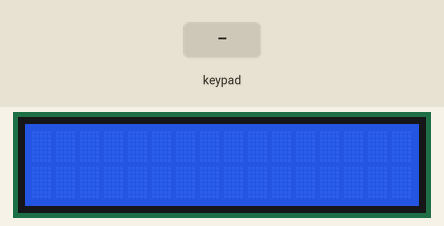
Recording of a sketch running on a simulated Arduino Uno, built with avr-gcc and run on an emulated ATmega328P. On the bench: 16×2 character LCD. The inputs (shaded band) are chosen by the test bench. What the sketch prints to the serial monitor is not drawn.

Above: at 1.2 s.
1.3 s: keypad keys 8 7 6 5 # pressed 0.4 s apart
At 3.6 s:
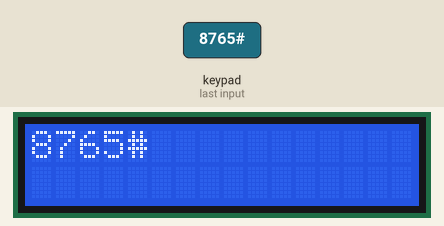
4.8 s: key '*' pressed
At 5.1 s:
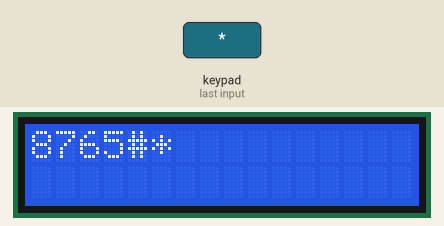
6.3 s: keypad keys 4 3 2 # pressed 0.4 s apart
At 8.3 s:
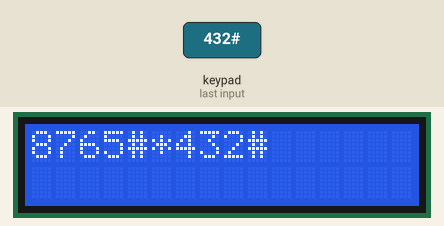
9.4 s: key '#' pressed
At 9.7 s:
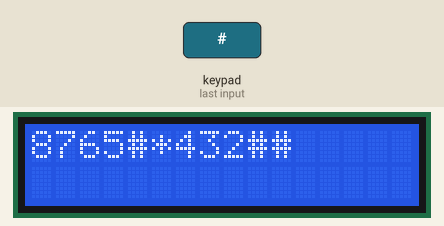
10.9 s: keypad keys 1 3 9 7 # pressed 0.4 s apart
At 13.6 s:
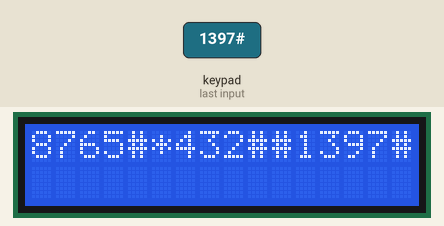
14.4 s: keypad keys 8 7 6 5 * pressed 0.4 s apart
At 17.1 s:
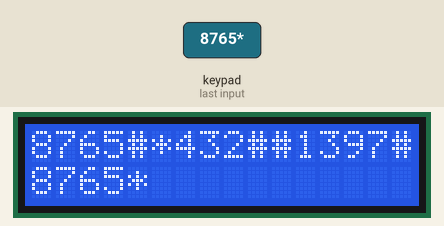
Timing chart, 0 to 18.6 s (numbered marks = the images above; inputs shaded):
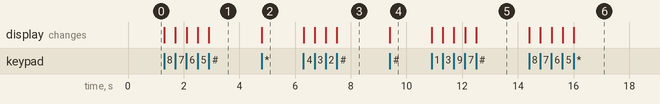

Measured:
- after the input at 1.3 s, the display: first changes at once (image 1 shows a later state)
- after the input at 4.8 s, the display: changes at once (image 2)
- after the input at 6.3 s, the display: first changes at once (image 3 shows a later state)
- after the input at 9.4 s, the display: changes at once (image 4)
- after the input at 10.9 s, the display: first changes at once (image 5 shows a later state)
- after the input at 14.4 s, the display: first changes at once (image 6 shows a later state)

The sketch:

sketch_mar22a.ino
```cpp
#include <Wire.h>
#include <LCD.h>
#include <LiquidCrystal_I2C.h>
#include <Keypad.h>

#define I2C_ADDR 0x3F // <
#define BACKLIGHT_PIN 3

const byte ROWS = 4; //four rows
const byte COLS = 3; //three columns
char keys[ROWS][COLS] = {
  {'1','2','3'},
  {'4','5','6'},
  {'7','8','9'},
  {'*','0','#'}
};
byte rowPins[ROWS] = {8,7,6,5}; //connect to the row pinouts of the keypad
byte colPins[COLS] = {4,3,2}; //connect to the column pinouts of the keypad

Keypad keypad = Keypad( makeKeymap(keys), rowPins, colPins, ROWS, COLS );
LiquidCrystal_I2C lcd(I2C_ADDR,2,1,0,4,5,6,7);

int count = 0;

void setup()
{
lcd.begin (16,2); // <

lcd.setBacklightPin(BACKLIGHT_PIN,POSITIVE);
lcd.setBacklight(HIGH);
Serial.begin(9600);
}

void loop()
{
  char key = keypad.getKey();

  if (key != NO_KEY){
    lcd.print(key);
    Serial.println(key);
    count++;
  }
  if(count == 16){
    lcd.setCursor(0, 1);
    }
  if(count == 32){
    delay(500);
    lcd.clear();
    count = 0;
  }
}
```
